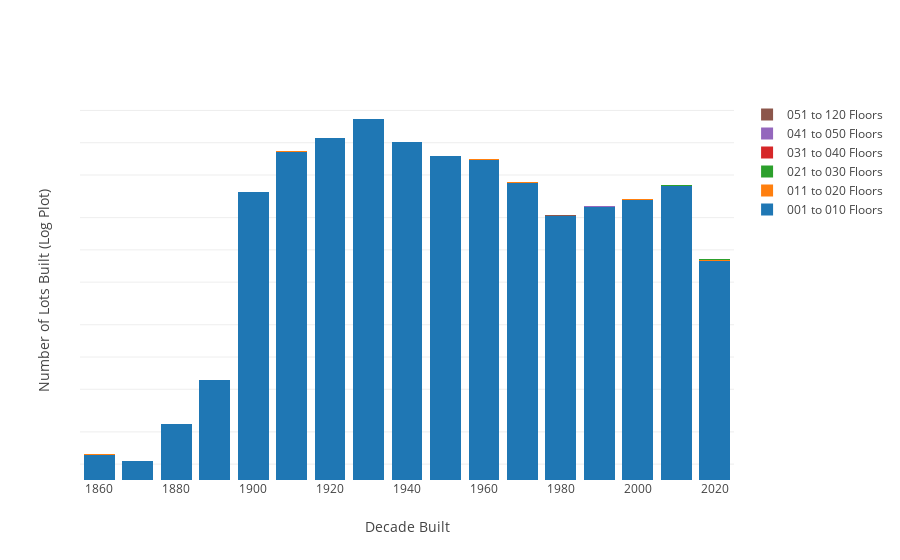

Notebook cell for this chart:
### Code cell
dataPanda = [] # pandas dataframe info for traces
for i in range(0, len(unstack.columns)):
    trace = go.Bar(
        x = unstack[unstack.columns[i]].index,
        y = unstack[unstack.columns[i]],
        name=unstack.columns[i]
    )
    dataPanda.append(trace) 
layout = go.Layout(
    xaxis = dict(title = 'Decade Built'),
    yaxis = dict(title = 'Number of Lots Built (Log Plot)',
                 showticklabels=False,
                 type = "log",
                 hoverformat = '.0f'),
    barmode = 'stack'
)
fig = dict(data=dataPanda, layout=layout)
plotly.offline.iplot(fig)

### Figure 1 — Plotly figure (JSON) as saved in the notebook; plotly's stock layout.template omitted (floating-point values rounded to 4 significant figures)
{"data": [{"name": "001 to 010 Floors", "type": "bar", "x": [1860, 1870, 1880, 1890, 1900, 1910, 1920, 1930, 1940, 1950, 1960, 1970, 1980, 1990, 2000, 2010, 2020], "y": [123, 107, 237, 609, 34534, 82617, 111394, 165430, 101385, 75705, 69572, 42055, 20612, 25024, 29476, 39493, 7857]}, {"name": "011 to 020 Floors", "type": "bar", "x": [1860, 1870, 1880, 1890, 1900, 1910, 1920, 1930, 1940, 1950, 1960, 1970, 1980, 1990, 2000, 2010, 2020], "y": [1, 1, null, 3, 80, 359, 496, 961, 151, 102, 326, 530, 156, 172, 70, 378, 235]}, {"name": "021 to 030 Floors", "type": "bar", "x": [1860, 1870, 1880, 1890, 1900, 1910, 1920, 1930, 1940, 1950, 1960, 1970, 1980, 1990, 2000, 2010, 2020], "y": [null, null, null, null, 7, 14, 36, 126, 17, 13, 56, 171, 71, 94, 32, 94, 84]}, {"name": "031 to 040 Floors", "type": "bar", "x": [1860, 1870, 1880, 1890, 1900, 1910, 1920, 1930, 1940, 1950, 1960, 1970, 1980, 1990, 2000, 2010, 2020], "y": [null, null, null, null, null, 1, 5, 33, 11, 2, 12, 60, 73, 78, 36, 59, 39]}, {"name": "041 to 050 Floors", "type": "bar", "x": [1860, 1870, 1880, 1890, 1900, 1910, 1920, 1930, 1940, 1950, 1960, 1970, 1980, 1990, 2000, 2010, 2020], "y": [null, null, null, null, null, 1, 2, 14, 6, 1, 4, 25, 22, 44, 12, 30, 28]}, {"name": "051 to 120 Floors", "type": "bar", "x": [1860, 1870, 1880, 1890, 1900, 1910, 1920, 1930, 1940, 1950, 1960, 1970, 1980, 1990, 2000, 2010, 2020], "y": [null, null, null, null, null, 1, 1, 7, 6, 1, 1, 5, 9, 13, 5, 31, 38]}], "layout": {"barmode": "stack", "xaxis": {"title": "Decade Built"}, "yaxis": {"hoverformat": ".0f", "showticklabels": false, "title": "Number of Lots Built (Log Plot)", "type": "log"}}}
